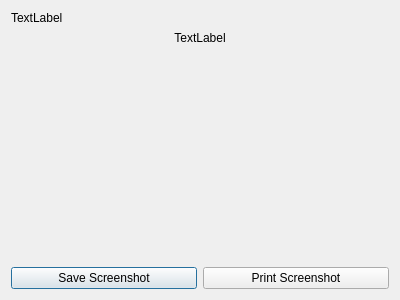
<?xml version="1.0" encoding="UTF-8"?>
<ui version="4.0">
 <class>IScreenshotDialog</class>
 <widget class="QDialog" name="IScreenshotDialog">
  <property name="geometry">
   <rect>
    <x>0</x>
    <y>0</y>
    <width>400</width>
    <height>300</height>
   </rect>
  </property>
  <property name="windowTitle">
   <string>Dialog</string>
  </property>
  <layout class="QVBoxLayout" name="verticalLayout">
   <item>
    <widget class="QLabel" name="labelHelp">
     <property name="text">
      <string>TextLabel</string>
     </property>
     <property name="wordWrap">
      <bool>true</bool>
     </property>
    </widget>
   </item>
   <item>
    <widget class="QLabel" name="labelPreview">
     <property name="text">
      <string>TextLabel</string>
     </property>
     <property name="alignment">
      <set>Qt::AlignCenter</set>
     </property>
    </widget>
   </item>
   <item>
    <spacer name="verticalSpacer">
     <property name="orientation">
      <enum>Qt::Vertical</enum>
     </property>
     <property name="sizeHint" stdset="0">
      <size>
       <width>20</width>
       <height>221</height>
      </size>
     </property>
    </spacer>
   </item>
   <item>
    <layout class="QHBoxLayout" name="horizontalLayout">
     <item>
      <widget class="QPushButton" name="pushSave">
       <property name="text">
        <string>Save Screenshot</string>
       </property>
       <property name="icon">
        <iconset resource="../resources.qrc">
         <normaloff>:/icons/32x32/Save.png</normaloff>:/icons/32x32/Save.png</iconset>
       </property>
      </widget>
     </item>
     <item>
      <widget class="QPushButton" name="pushPrint">
       <property name="text">
        <string>Print Screenshot</string>
       </property>
       <property name="icon">
        <iconset resource="../resources.qrc">
         <normaloff>:/icons/32x32/Print.png</normaloff>:/icons/32x32/Print.png</iconset>
       </property>
      </widget>
     </item>
    </layout>
   </item>
  </layout>
 </widget>
 <resources>
  <include location="../resources.qrc"/>
 </resources>
 <connections/>
</ui>
